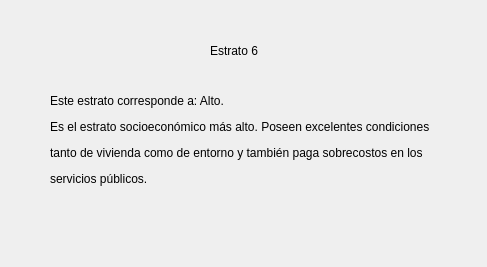
<?xml version="1.0" encoding="UTF-8"?>
<ui version="4.0">
 <class>Dialog</class>
 <widget class="QDialog" name="Dialog">
  <property name="geometry">
   <rect>
    <x>0</x>
    <y>0</y>
    <width>487</width>
    <height>267</height>
   </rect>
  </property>
  <property name="windowTitle">
   <string>Dialog</string>
  </property>
  <widget class="QLabel" name="label">
   <property name="geometry">
    <rect>
     <x>210</x>
     <y>20</y>
     <width>151</width>
     <height>61</height>
    </rect>
   </property>
   <property name="text">
    <string>Estrato 6</string>
   </property>
  </widget>
  <widget class="QLabel" name="label_2">
   <property name="geometry">
    <rect>
     <x>50</x>
     <y>30</y>
     <width>451</width>
     <height>221</height>
    </rect>
   </property>
   <property name="text">
    <string>&lt;html&gt;&lt;head/&gt;&lt;body&gt;&lt;p&gt;Este estrato corresponde a: Alto. &lt;/p&gt;&lt;p&gt;Es el estrato socioeconómico más alto. Poseen excelentes  condiciones&lt;/p&gt;&lt;p&gt;tanto de vivienda como de entorno y también paga sobrecostos en los&lt;/p&gt;&lt;p&gt;servicios públicos.&lt;/p&gt;&lt;/body&gt;&lt;/html&gt;</string>
   </property>
  </widget>
 </widget>
 <resources/>
 <connections/>
</ui>
